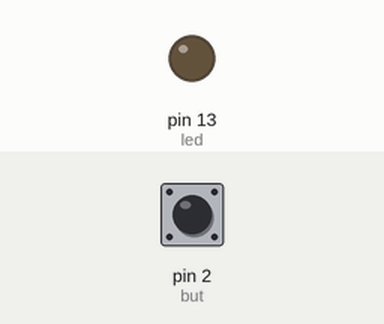
The sketch below on a simulated Arduino Uno, built with avr-gcc and run on an emulated ATmega328P. Parts: output pins drawn as LEDs (lit = HIGH). Dashed ring = blinking. The test bench sets the inputs (shaded band); at power-on: pin 2 (but) HIGH. What the sketch prints to the serial monitor is not drawn.

Above: at 1.2 s.
1.3 s: pin 2 (but) pulled LOW for 0.15 s
At 1.37 s:
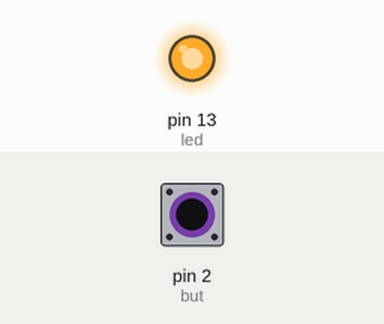
2.9 s: pin 2 (but) pulled LOW for 1 s
At 5.2 s:
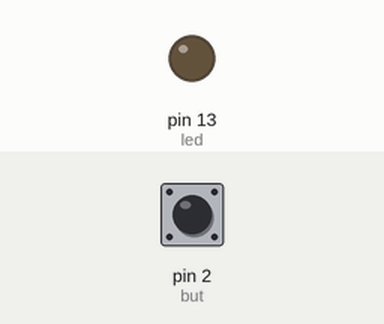
6.1 s: pin 2 (but) pulled LOW for 3.2 s
At 6.9 s:
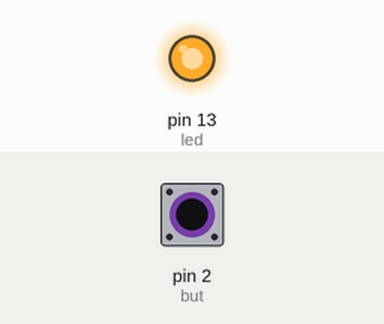
10.8 s: pin 2 (but) pulsed LOW 2 times (0.12 s each, 0.3 s apart)
At 10.86 s:
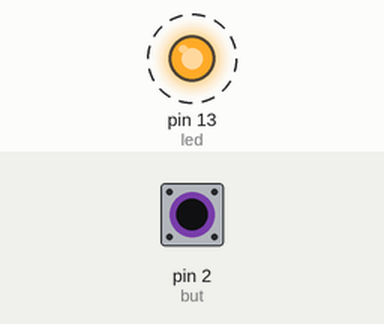
13.4 s: pin 2 (but) pulsed LOW 5 times (0.12 s each, 0.3 s apart)
At 15.4 s:
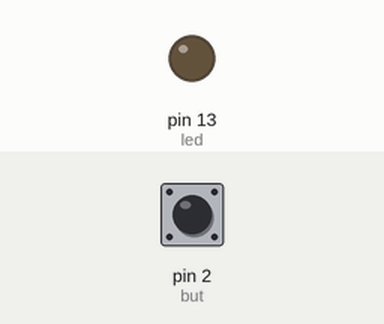
Timing chart, 0 to 16.9 s (numbered marks = the images above; inputs shaded):
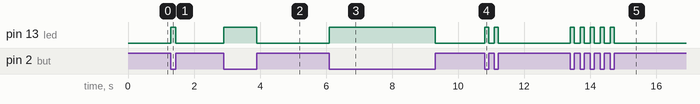

Measured:
- after the input at 1.3 s, pin 13 (led): LOW → HIGH at once, → LOW 0.15 s later
- after the input at 2.9 s, pin 13 (led): LOW → HIGH at once, → LOW 1.0 s later
- after the input at 6.1 s, pin 13 (led): LOW → HIGH at once, → LOW 3.2 s later
- after the input at 10.8 s, pin 13 (led): alternates HIGH for 0.12 s and LOW for 0.18 s, 4 changes in all, then stays LOW, starting at once
- after the input at 13.4 s, pin 13 (led): alternates HIGH for 0.12 s and LOW for 0.18 s, 10 changes in all, then stays LOW, starting at once

The sketch:

Decoder.ino
```cpp
String code = "";
int len = 0;
char ch;
char new_char;

const int but = 2;
const int led = 13;

unsigned long pres_len = 0, rel_time, pres_time = 0, old_time_len = 0, old_pres = 0, space = 0;
int state = 0;
int unit_delay = 250;
int min_delay = 10;

char MakeString()
{
  if (pres_len < (unit_delay*3) && pres_len > 50)
  {
    return '.';                        //if button press less than 0.6sec, it is a dot
  }
  else if (pres_len > (unit_delay*3))
  {
    return '-';                        //if button press more than 0.6sec, it is a dash
  }
}

void Morse_decod()
{
  static String morse[] = {".-", "-...", "-.-.", "-..", ".", "..-.", "--.", "....",
                             "..", ".---", "-.-", ".-..", "--", "-.", "---", ".--.", "--.-",
                             ".-.", "...", "-", "..-", "...-", ".--", "-..-", "-.--", "--..", "!"
                            };
  int i = 0;
  while (morse[i] != "!")
  {
    if (morse[i] == code)
    {
      Serial.print(char('A' + i));
      Serial.print(" ");
      break;
    }
    i++;
  }
  if (morse[i] == "!")
  {
    Serial.println("");
    Serial.println("This code is not exist!");
  }

  code = "";
}

void setup() {
  Serial.begin(9600);
  pinMode(but, INPUT_PULLUP);
  pinMode(led, OUTPUT);

}
void loop() {
label:
  while (digitalRead(but) == HIGH) {}
  old_pres = rel_time;
  pres_time = millis();
  digitalWrite(led, HIGH);
  while (digitalRead(but) == LOW) {}
  rel_time = millis();
  digitalWrite(led, LOW);
  pres_len = rel_time - pres_time;
  space = pres_time - old_pres;
  if (pres_len > min_delay)
  {
    code += MakeString();
  }
  while ((millis() - rel_time) < (unit_delay * 3))
  {
    if (digitalRead(but) == LOW)
    {
      goto label;
    }
  }

  Morse_decod();
}
```
